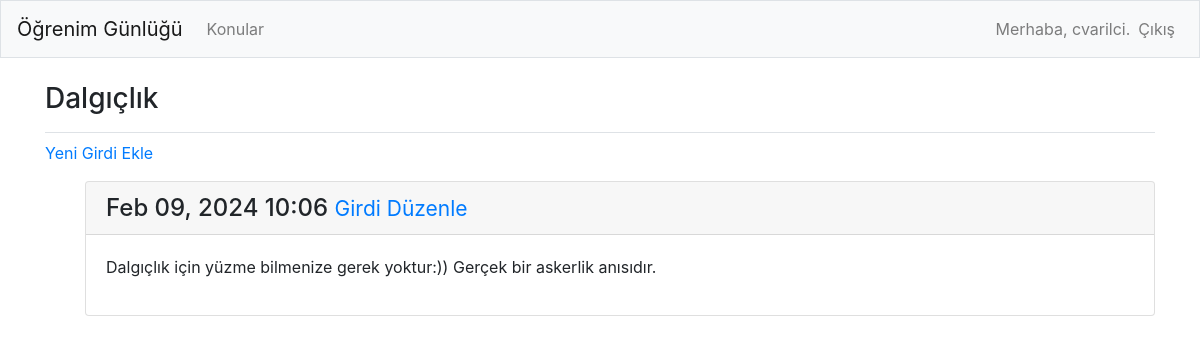
Page /topics/4/ (signed in) on the committed database.
### first_app/models.py (models this page shows, shortened)
class Topic(models.Model):
    text = models.CharField(max_length=200)
    date_added = models.DateTimeField(auto_now_add=True)
    owner = models.ForeignKey(User,on_delete=models.CASCADE)
    def __str__(self):
        return self.text

class Entry(models.Model):
    topic = models.ForeignKey(Topic,on_delete = models.CASCADE)
    text = models.TextField()
    date_added = models.DateTimeField(auto_now_add=True)
    class Meta:
        verbose_name_plural = 'entries'

### first_app/views.py (the view)
# urls.py: path('topics/<int:topic_id>/',views.topic,name='topic'),
@login_required
def topic(request,topic_id):
    topic=Topic.objects.get(id=topic_id)
    if topic.owner != request.user:
        raise Http404
    entries = topic.entry_set.order_by('-date_added')
    context = {'topic':topic,'entries':entries}
    return render(request,'first_app/topic.html',context)

### first_app/templates/first_app/topic.html
{% extends 'first_app/base.html' %}
{% block page_header %}
  <h3>{{ topic }}</h3>
{% endblock page_header %}
{% block content %}
  <p>
    <a href="{% url 'first_app:new_entry' topic.id %}">Yeni Girdi Ekle</a>
  </p>
  <ul>
  {% for entry in entries %}
    <div class="card mb-3">
      <h4 class="card-header">
        {{ entry.date_added|date:'M d, Y H:i' }}
        <small><a href="{% url 'first_app:edit_entry' entry.id %}">
            Girdi Düzenle</a></small>
      </h4>
      <div class="card-body">
        {{ entry.text|linebreaks }}
      </div>
    </div>
  {% empty %}
    <p>Bu konu hakkında henüz bir girdi yok.</p>
  {% endfor %}
{% endblock content %}

### first_app/templates/first_app/base.html (shortened to what this page needs)
{% load bootstrap4 %}
<!doctype html>
<html lang="en">
<head>
  {% bootstrap_css %}
</head>
<body>
  <nav class="navbar navbar-expand-md navbar-light bg-light mb-4 border">
    <a class="navbar-brand" href="{% url 'first_app:index'%}">
        Öğrenim Günlüğü</a>
    <div class="collapse navbar-collapse" id="navbarCollapse">
      <ul class="navbar-nav mr-auto">
        <li class="nav-item">
          <a class="nav-link" href="{% url 'first_app:topics'%}">
              Konular</a></li>
      </ul>
      <ul class="navbar-nav ml-auto">
        {% if user.is_authenticated %}
          <li class="nav-item">
            <span class="navbar-text"}">Merhaba, {{ user.username }}.</span>
          </li>
          <li class="nav-item">
            <a class="nav-link" href="{% url 'users:logout' %}">Çıkış</a>
          </li>
        {% else %}
          <li class="nav-item">
            <a class="nav-link" href="{% url 'users:register' %}">Kayıt</a>
          </li>
          <li class="nav-item">
            <a class="nav-link" href="{% url 'users:login' %}">Giriş</a></li>
        {% endif %}
      </ul>
    </div>
  </nav>
  <main role="main" class="container">
    <div class="pb-2 mb-2 border-bottom">
      {% block page_header %}{% endblock page_header %}
    </div>
    <div>
      {% block content %}{% endblock content %}
    </div>
  </main>
</body>
</html>

### rows in the picture
Topic: text "Dalgıçlık"
Entry: date_added "Feb 09, 2024 10:06", text "Dalgıçlık için yüzme bilmenize gerek yoktur:)) Gerçek bir askerlik anısıdır."

### other values in the picture
{{ user.username }} "cvarilci"
